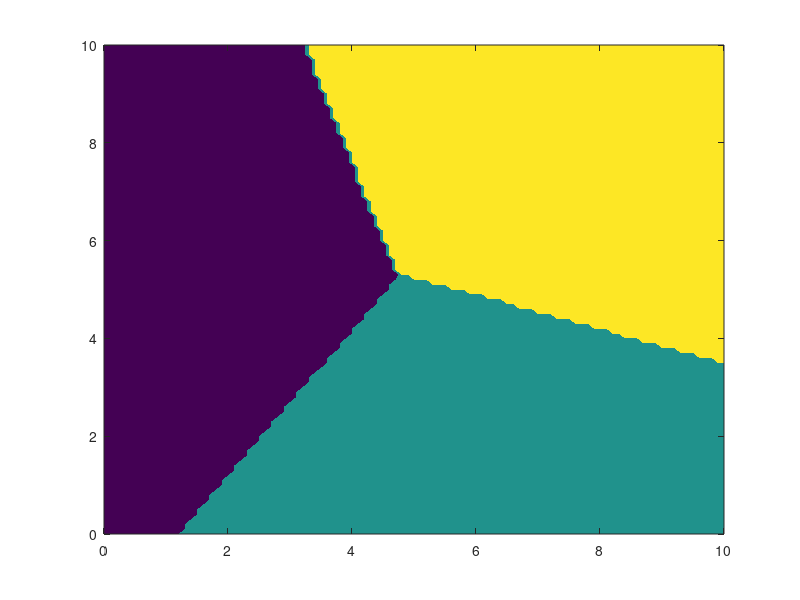

This figure's MATLAB source: (Note: this script raises an error after producing the figure.)
% =========================================================================
% 极端天气小样本学习引导的事故动态知识库 (综合分析脚本)
% 包含: 图1 - 特征空间映射与动态轨迹 ; 图2 - 数据分布环形图
% =========================================================================
clear; clc; close all;

%% 1. 全局参数与 IEEE 学术配色定义 (Global Configuration)
% 统一定义配色，确保两张图的视觉一致性
color_typ = [0.1216, 0.4667, 0.7059]; % 经典蓝 - 台风
color_ice = [0.1725, 0.6275, 0.1725]; % 沉稳绿 - 冰冻
color_hea = [0.8392, 0.1529, 0.1569]; % 砖红 - 高温
color_dyn = [0.5804, 0.4039, 0.7412]; % 演化紫 - 动态特征流

colors_matrix = [color_typ; color_ice; color_hea; color_dyn];

% 数据量定义 (被图1和图2共享)
n_shots = 5;      % 每种极端天气的小样本支持集数量
n_steps = 20;     % 事故演化的动态轨迹采样点数

%% ========================================================================
%% Figure 1: 特征空间映射与动态知识决策边界 (Latent Space & Trajectory)
%% ========================================================================
fig1 = figure('Name', 'Feature Space', 'Color', 'w', 'Position', [100, 100, 750, 600]);

% --- 生成空间数据 ---
rng(42); 
proto_centers = [2, 5; 6, 2; 7, 7]; % 预设三种天气的分布中心
support_typ = proto_centers(1,:) + 0.6 * randn(n_shots, 2);
support_ice = proto_centers(2,:) + 0.6 * randn(n_shots, 2);
support_hea = proto_centers(3,:) + 0.6 * randn(n_shots, 2);

proto_typ = mean(support_typ);
proto_ice = mean(support_ice);
proto_hea = mean(support_hea);

% --- 绘制 Voronoi 知识边界 ---
[X, Y] = meshgrid(0:0.1:10, 0:0.1:10);
Z = zeros(size(X));
for i = 1:size(X, 1)
    for j = 1:size(X, 2)
        dists = [norm([X(i,j), Y(i,j)] - proto_typ), ...
                 norm([X(i,j), Y(i,j)] - proto_ice), ...
                 norm([X(i,j), Y(i,j)] - proto_hea)];
        [~, Z(i,j)] = min(dists);
    end
end
contourf(X, Y, Z, [1,2,3], 'LineStyle', 'none');
colormap(fig1, [color_typ; color_ice; color_hea]);
alpha(0.15); hold on;

% --- 绘制支持集散点与原型锚点 ---
s1 = scatter(support_typ(:,1), support_typ(:,2), 60, color_typ, 'o', 'filled', 'MarkerEdgeColor', 'w');
s2 = scatter(support_ice(:,1), support_ice(:,2), 60, color_ice, 's', 'filled', 'MarkerEdgeColor', 'w');
s3 = scatter(support_hea(:,1), support_hea(:,2), 60, color_hea, '^', 'filled', 'MarkerEdgeColor', 'w');
p1 = scatter(proto_typ(1), proto_typ(2), 250, color_typ, 'p', 'filled', 'MarkerEdgeColor', 'k', 'LineWidth', 1.5);
p2 = scatter(proto_ice(1), proto_ice(2), 250, color_ice, 'p', 'filled', 'MarkerEdgeColor', 'k', 'LineWidth', 1.5);
p3 = scatter(proto_hea(1), proto_hea(2), 250, color_hea, 'p', 'filled', 'MarkerEdgeColor', 'k', 'LineWidth', 1.5);

% --- 模拟并绘制动态轨迹 ---
t = linspace(0, 1, n_steps);
traj_x = 1.5 + 4 * t + 0.3 * sin(10*t);
traj_y = 1.5 + 0.8 * t.^2 + 0.2 * cos(10*t);
plot(traj_x, traj_y, '-', 'Color', color_dyn, 'LineWidth', 2.5);
q_point = scatter(traj_x(end), traj_y(end), 120, color_dyn, 'd', 'filled', 'MarkerEdgeColor', 'k', 'LineWidth', 1.5);
plot([traj_x(end), proto_typ(1)], [traj_y(end), proto_typ(2)], '--', 'Color', [0.5 0.5 0.5], 'LineWidth', 1);

% --- Figure 1 渲染与排版 ---
box on; grid on; set(gca, 'GridAlpha', 0.2, 'GridLineStyle', ':', 'LineWidth', 1.2, 'FontName', 'Times New Roman', 'FontSize', 12);
xlim([0, 9]); ylim([0, 9]);
xlabel('Latent Feature $\mathcal{Z}_1(\mathbf{x})$', 'Interpreter', 'latex', 'FontSize', 14);
ylabel('Latent Feature $\mathcal{Z}_2(\mathbf{x})$', 'Interpreter', 'latex', 'FontSize', 14);
title('\textbf{Dynamic Knowledge Base Space via Few-Shot Embedding}', 'Interpreter', 'latex', 'FontSize', 15);
lgd1 = legend([s1, s2, s3, p1, q_point], ...
    {'Typhoon Support Set $\mathcal{S}_{typ}$', 'Ice Storm Support Set $\mathcal{S}_{ice}$', ...
    'Heatwave Support Set $\mathcal{S}_{hea}$', 'Knowledge Prototypes $\mathbf{c}_k$', ...
    'Dynamic Accident Trajectory $\mathbf{q}_t$'}, 'Interpreter', 'latex', 'Location', 'northwest', 'FontSize', 11);
set(lgd1, 'EdgeColor', 'none', 'Color', 'none');


%% ========================================================================
%% Figure 2: 数据分布特征环形统计图 (Data Composition Donut Chart)
%% ========================================================================
% 将窗口设置宽一点(950)以防图例遮挡或裁剪
fig2 = figure('Name', 'Data Composition', 'Color', 'w', 'Position', [900, 100, 950, 550]); 
colormap(fig2, colors_matrix);

data_counts = [n_shots, n_shots, n_shots, n_steps];
explode = [0, 0, 0, 0.12]; 
total_points = sum(data_counts);
pct = round((data_counts / total_points) * 100, 1);

labels = {sprintf('Typhoon $\\mathcal{S}_{typ}$ (%.1f\\%%)', pct(1)), ...
          sprintf('Ice Storm $\\mathcal{S}_{ice}$ (%.1f\\%%)', pct(2)), ...
          sprintf('Heatwave $\\mathcal{S}_{hea}$ (%.1f\\%%)', pct(3)), ...
          sprintf('Dynamic Process $\\mathbf{q}_{1:T}$ (%.1f\\%%)', pct(4))};

% --- 绘制饼图 ---
p = pie(data_counts, explode);
for i = 1:2:length(p)
    set(p(i), 'EdgeColor', 'w', 'LineWidth', 2);
end
for i = 2:2:length(p)
    set(p(i), 'Interpreter', 'latex', 'FontName', 'Times New Roman', 'FontSize', 13);
    p(i).String = labels{i/2};
    % 标签向心聚拢 15% 防止超边
    set(p(i), 'Position', get(p(i), 'Position') * 0.85); 
end

% --- 中心镂空白遮罩 ---
hold on; theta = linspace(0, 2*pi, 150);
patch(0.5 * cos(theta), 0.5 * sin(theta), 'w', 'EdgeColor', 'w');

% --- Figure 2 渲染与排版 ---
text(0, 0.08, '\textbf{Total Points}', 'Interpreter', 'latex', 'HorizontalAlignment', 'center', 'FontName', 'Times New Roman', 'FontSize', 12);
text(0, -0.15, sprintf('\\textbf{N = %d}', total_points), 'Interpreter', 'latex', 'HorizontalAlignment', 'center', 'FontName', 'Times New Roman', 'FontSize', 17);

% 保护边界并设置坐标轴范围，彻底杜绝标签显示不全的问题
axis([-1.6, 1.5, -1.2, 1.2]); 
set(gca, 'Position', [0.12, 0.1, 0.65, 0.75]); 

title('\textbf{Data Composition: Few-Shot Anchors vs. Dynamic Trajectory}', 'Interpreter', 'latex', 'FontSize', 16, 'FontName', 'Times New Roman');
lgd2 = legend(sprintf('Typhoon Prototypes ($N_{typ}=%d$)', n_shots), ...
              sprintf('Ice Storm Prototypes ($N_{ice}=%d$)', n_shots), ...
              sprintf('Heatwave Prototypes ($N_{hea}=%d$)', n_shots), ...
              sprintf('Accident Trajectory Steps ($T=%d$)', n_steps), ...
              'Location', 'eastoutside');
set(lgd2, 'Interpreter', 'latex', 'FontName', 'Times New Roman', 'FontSize', 12, 'EdgeColor', 'none', 'Color', 'none');
